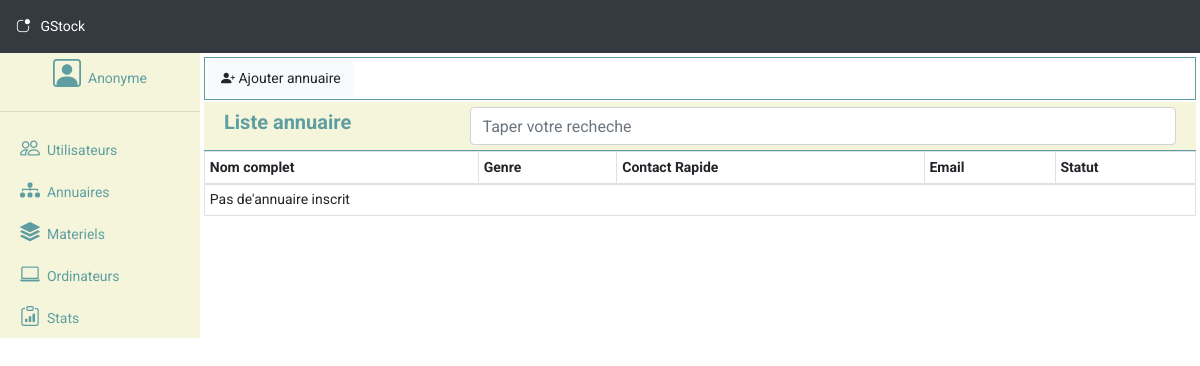
Before: /directories/ with the older database file.
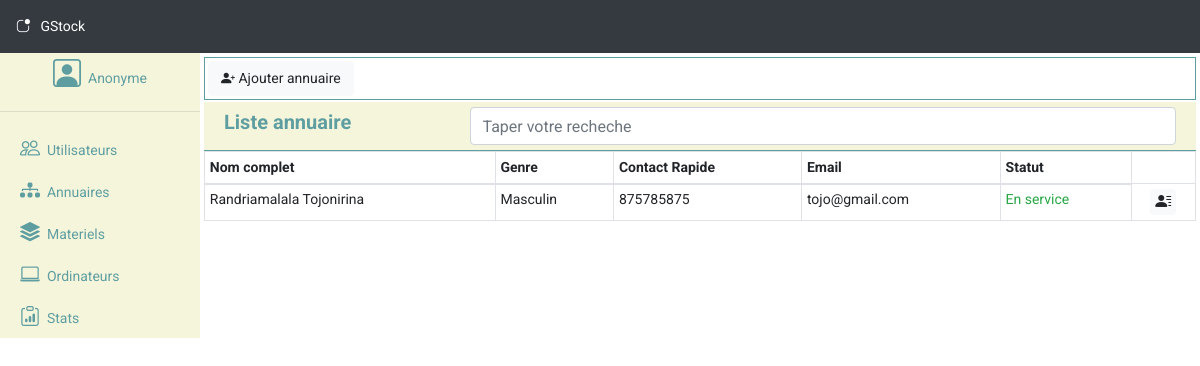
After: the same page with the newer database file.
### directories/models.py (models this page shows, shortened)
class Directories(models.Model):
    class Meta:
        db_table = 'directories'
        managed = True
        verbose_name = 'Directories'
        verbose_name_plural = 'Directories'
    full_name = models.CharField(max_length=30)
    gender = models.CharField(max_length=10)
    phone = models.CharField(max_length=30)
    urgent_phone = models.CharField(max_length=30)
    email = models.EmailField()
    address = models.CharField(max_length=100)
    function = models.CharField(max_length=100)
    date_of_service = models.DateField()
    end_of_service = models.DateField(null=True)
    state = models.IntegerField() # conge|permission|other
    avatar = models.CharField(max_length=100, null=True)
    notes = models.TextField(null=True)
    created_at = models.DateTimeField(auto_now_add=True)
    updated_at = models.DateTimeField(auto_now=True)

### directories/views.py (the view)
# urls.py: path('', views.home, name='directory_home'),
def home(request):
    try:
        directories = Directories.objects.all()
    except:
        return HttpResponse('Not found', status=500)
    return render(request, 'directory_index.html', {'directories':directories})

### directories/templates/directory_index.html (shortened to what this page needs)
{% extends "layout.html" %}
{% block content %}
<div class="container m-0 p-0">
    <div class="container-fluid sublink">
        <a class="btn btn-light" id="add"><i class="bi bi-person-plus-fill"></i> Ajouter annuaire</a>
    </div>
    <div class="container-fluid subtitle">
        <div class="row">
            <div class="col-md-3">
                Liste annuaire
            </div>
            <div class="col-md-9">
                <input type="search" class="form-control" placeholder="Taper votre recheche">
            </div>
        </div>
    </div>
    <table class='table table-sm table-hovered table-bordered m-0'>
        <thead>
            <tr>
                <th>Nom complet</th>
                <th>Genre</th>
                <th>Contact Rapide</th>
                <th>Email</th>
                <th>Statut</th>
            </tr>
        </thead>
        <tbody>
            {% for directory in directories %}
                <tr>
                    <td>{{ directory.full_name }}</td>
                    <td>
                        {% if directory.gender == 'man' %}
                         Masculin
                        {% elif directory.gender == 'woman' %}
                        <span class="fa fa-femele"></span> Feminin
                        {% else %}
                        Autre
                        {% endif %}
                    </td>
                    <td>{{ directory.urgent_phone }}</td>
                    <td>{{ directory.email }}</td>
                    <td>
                        {% if directory.state == 1 %}
                        <span class="text-success">En service</span>
                        {% elif directory.state == 2 %}
                        <span class="text-warning">En pause</span>
                        {% elif directory.state == 3 %}
                        <span class="text-warning">En permission</span>
                        {% elif directory.state == 4 %}
                        <span class="text-danger">En cong&eacute;</span>
                        {% elif directory.state == 0 %}
                        <span class="text-danger text-bold">Hors service</span>
                        {% else %}
                        <span class="text-dark">{ErrorService}</span>
                        {% endif %}
                    </td>
                    <td class="text-center">
                        <a href="{% url 'directories:show_directory' directory.id %}" class="btn btn-light pt-0 pb-0 pl-1 pr-1" title="Voir"><i class="bi bi-person-lines-fill"></i></a>
                    </td>
                </tr>
            {% empty %}
                <tr>
                    <td colspan="5">Pas de'annuaire inscrit</td>
                </tr>
            {% endfor %}
        </tbody>
    </table>
</div>
{% endblock %}

### templates/layout.html (shortened to what this page needs)
<!DOCTYPE html>
<html lang="en">
<head>
    <link rel="stylesheet" href="https://stackpath.bootstrapcdn.com/bootstrap/4.5.2/css/bootstrap.min.css">
    <link rel="stylesheet" href="https://cdn.jsdelivr.net/npm/bootstrap-icons@1.3.0/font/bootstrap-icons.css">
    <link rel="stylesheet" type="text/css" href="/static/public/css/app.css">
</head>
<body>
    <header class="container-fluid bg-dark p-3 text-white">
        <i class="bi bi-app-indicator"></i> &nbsp; GStock
    </header>
    <div class="container-fluid p-0 m-0">
        <div class="row">
            <div class="col-md-2 m-0 p-0">
                <ul class="leftmenu">
                    <li><a href="#" class="useroption"><span><i class="bi bi-person-square"></i></span>&nbsp; Anonyme</a></li>
                    <hr>
                    <li><a href="{% url 'users:user_home' %}" class="menuoption"><i class="bi bi-people"></i>&nbsp; Utilisateurs</a></li>
                    <li><a href="{% url 'directories:directory_home' %}" class="menuoption"><i class="bi bi-diagram-3-fill"></i>&nbsp; Annuaires</a></li>
                    <li><a href="{% url 'material:material_home' %}" class="menuoption"><i class="bi bi-stack"></i>&nbsp; Materiels</a></li>
                    <li><a href="#" class="menuoption"><i class="bi bi-laptop"></i>&nbsp; Ordinateurs</a></li>
                    <li><a href="#" class="menuoption"><i class="bi bi-clipboard-data"></i>&nbsp; Stats</a></li>
                </ul>
            </div>
            <div class="col-md-10 p-1">
                {% block content %} {% endblock %}
            </div>
        </div>
    </div>
</body>
</html>

### public/css/app.css (style rules this page uses)
body { font-family: 'Roboto', sans-serif; font-size: 14px; }
.row { padding: 0px; margin: 0px; }
div.subtitle { background-color: beige; color: cadetblue; font-weight: bold; font-size: 20px; padding: 5px; border-bottom: cadetblue 1px solid; }
div.sublink { border: 1px solid cadetblue; margin-bottom: 2px; padding: 3px; }
div.sublink a { font-size: 14px; }
ul.leftmenu { padding: 0px; margin: 0; background-color: beige; }
ul.leftmenu li { padding: 0px; margin: 0px; }
ul.leftmenu li a.menuoption { padding: 5px 5px 5px 20px; margin: 0px; color: cadetblue; width: 100%; display: block; text-decoration: none; }
ul.leftmenu li a.menuoption::after { content: ''; display: block; width: 0; height: 2px; background: cadetblue; transition: width .3s; }
ul.leftmenu li a.useroption { margin: 0px; padding: 0px; color: cadetblue; width: 100%; display: block; text-decoration: none; text-align: center; }
ul.leftmenu li a span i { font-size: 28px; }
ul.leftmenu li a i { font-size: 20px; }

Changed rows visible on the page:
added Directories: full_name "Randriamalala Tojonirina", gender "Masculin", urgent_phone "875785875", email "tojo@gmail.com", state "En service"
Other visible differences:
text no longer shown: "Pas de'annuaire inscrit"
